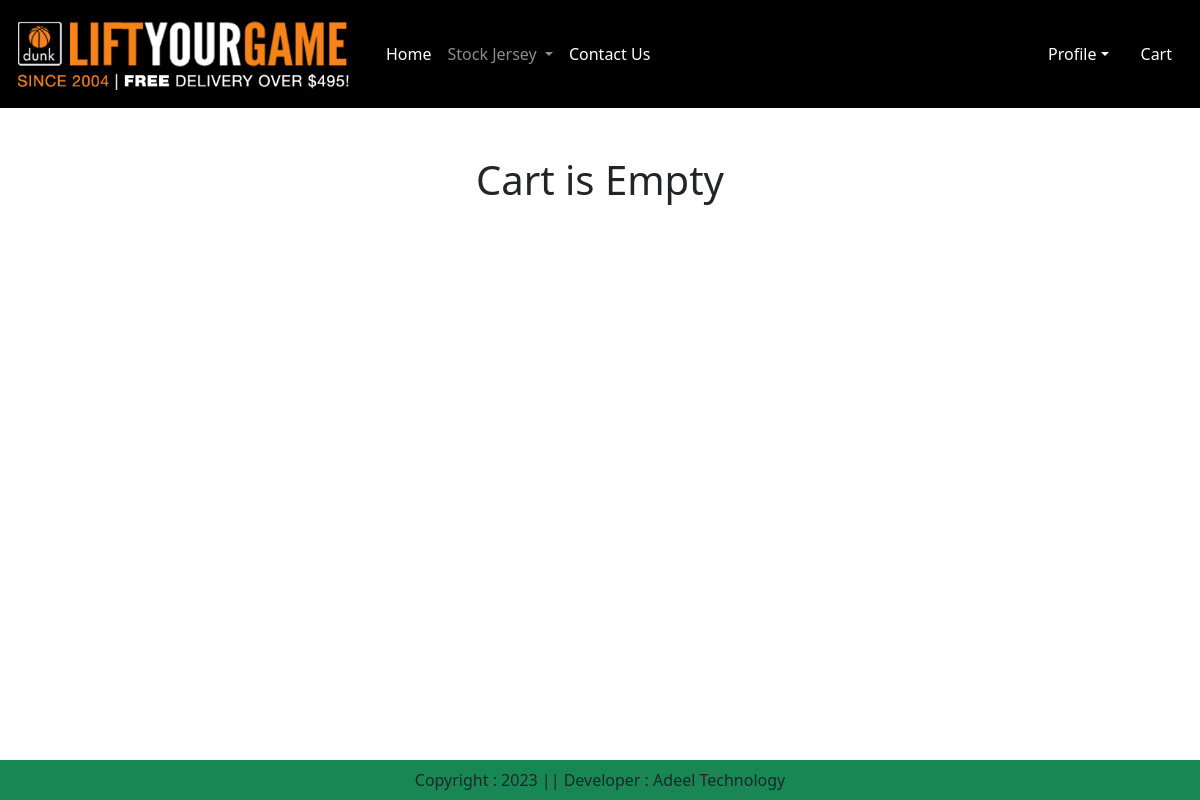
The app's page /cart/ (signed in), older data.
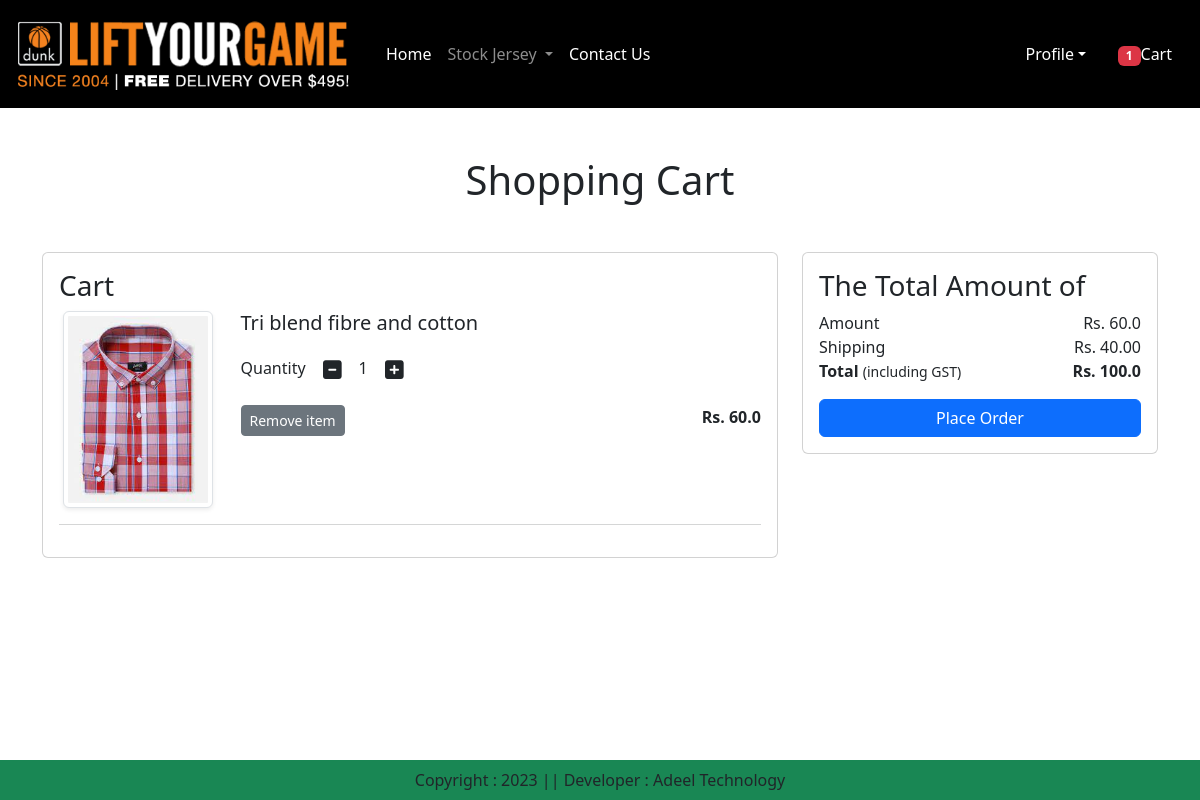
The same page, newer data.
### app/models.py (models this page shows, shortened)
class Cart(models.Model):
    user = models.ForeignKey(User,on_delete=models.CASCADE)
    product = models.ForeignKey(Product,on_delete=models.CASCADE)
    quantity = models.PositiveIntegerField(default=1)

class Product(models.Model):
    title = models.CharField(max_length=100)
    selling_price = models.FloatField()
    discounted_price = models.FloatField()
    description = models.TextField()
    composition = models.TextField(default="")
    prodapp = models.TextField(default="")
    category = models.CharField(choices=Category_choices,max_length=2)
    product_image = models.ImageField(upload_to='product')

### app/views.py (the view)
# urls.py: path('cart/',views.show_cart,name='showcart'),
@login_required
def show_cart(request):
    user = request.user
    cart = Cart.objects.filter(user=user)
    amount =0
    for p in cart:
        value = p.quantity * p.product.discounted_price
        amount = amount + value
    totalamount = amount + 40
    totalitem = 0
    if request.user.is_authenticated:
       totalitem = len(Cart.objects.filter(user=request.user))
    return render(request,'app/addtocart.html',locals())

### app/templates/app/addtocart.html (shortened to what this page needs)
{% extends 'app/base.html' %}
{% load static %}
{% block main-content %}
<div class="container my-5">
    <div class="row">
        {% if cart %}
        <h1 class="text-center mb-5">Shopping Cart</h1>
        <div class="col-sm-8">
            <div class="card">
                <div class="card-body">
                    <h3>Cart</h3>
                    {% for item in cart %}
                    <div class="row">
                        <div class="col-sm-3 text-center align-self-center"><img src="{{item.product.product_image.url}}" alt="" srcset="" class="img_fluid
                        img-thumbnail shadow-sm" height="150" width="150"></div>
                        <div class="col-sm-9">
                            <div>
                                <h5>{{item.product.title}}</h5>
                                <div class="my-3">
                                    <label for="quantity">Quantity</label>
                                    <a class="minus-cart btn" pid={{item.product.id}}><i class="fas fa-minus-square fa-lg"></i></a>
                                        <span id="quantity">{{item.quantity}}</span>
                                    <a class="plus-cart btn" pid={{item.product.id}}><i class="fas fa-plus-square fa-lg"></i></a>
                                </div>
                                <div class="d-flex justify-content-between">
                                    <a href="#" class="remove-cart btn btn-sm btn-secondary mr-3" pid={{item.product.id}}>Remove item </a>
                                    <p class="mb-0"><span><strong>Rs. {{item.product.discounted_price}}</strong></span></p>
                                </div>
                            </div>
                        </div>
                    </div>
                    <hr class="text-muted">
                    {% endfor %}
                </div>
            </div>
        </div>
        <div class="col-sm-4">
            <div class="card">
                <div class="card-body">
                    <h3>The Total Amount of</h3>
                    <ul class="list-group">
                        <li class="list=group-item d-flex justify-content-between align-items-center border-0 px-0 pb-0" >Amount<span id="amount">Rs. {{amount}}</span></li>
                        <li class="list=group-item d-flex justify-content-between align-items-center px-0" >Shipping<span>Rs. 40.00</span></li>
                        <li class="list=group-item d-flex justify-content-between align-items-center border-0 px-0 mb-3" >
                            <div>
                                <strong>Total</strong> <small>(including GST)</small>
                            </div>
                            <span id="totalamount"><strong>Rs. {{totalamount}}</strong></span>
                        </li>
                    </ul>
                    <div class="d-grid"><a href="{% url 'check_out' %}" class="btn btn-primary">Place Order</div></a>
                </div>
            </div>
        </div>
        {% else %}
           <h1 class="text-center mb-5">Cart is Empty</h5>
        {% endif %}
    </div>
</div>
{% endblock main-content %}

Row changes from the older to the newer data that the page shows:
added Cart: product.product_image (picture), product "Tri blend fibre and cotton", quantity "1", product.discounted_price "60.0"
Text that changed along with them:
{{ totalitem }}: (not shown) → "1"
{{ amount }}: (not shown) → "60.0"
{{ totalamount }}: (not shown) → "100.0"
text no longer shown: "Cart is Empty"
text now shown: "Shopping Cart Cart The Total Amount of Amount Rs. Shipping Rs. 40.00 Total (including GST) Rs. Place Order"
